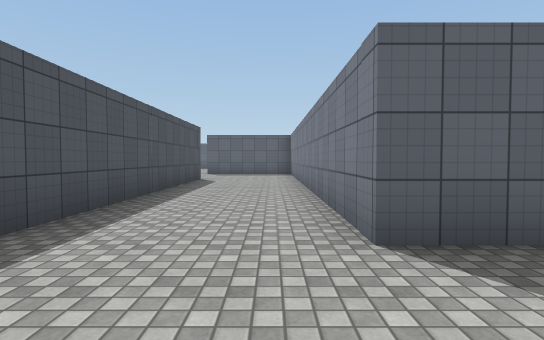
view 1 (above)

21 first-person views from a walk through a 3-D level made in the Unity game engine. The camera is 1.3 m above the floor, tilts 2° down and sees 80° across. The floor is counted in squares, 2 m on a side. Each view is taken from the middle of a square. On the plan, view 1 faces up. The plan holds only what a view shows up to about 10 squares ahead; the rest is blank. The place goes on beyond the plan. The player is left out. Surface patterns are stand-ins for the level's own textures.

view 2
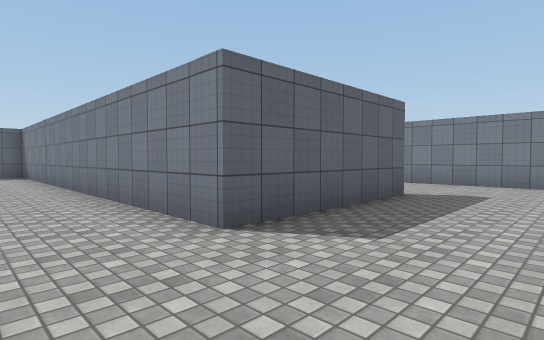

view 3
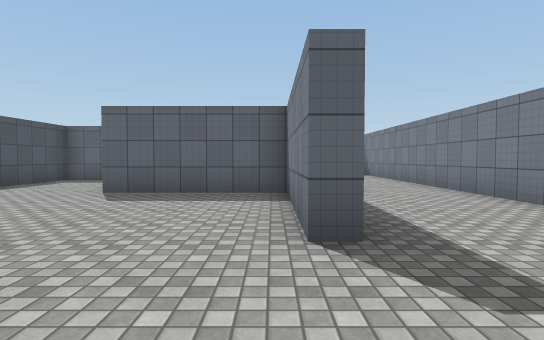

view 4
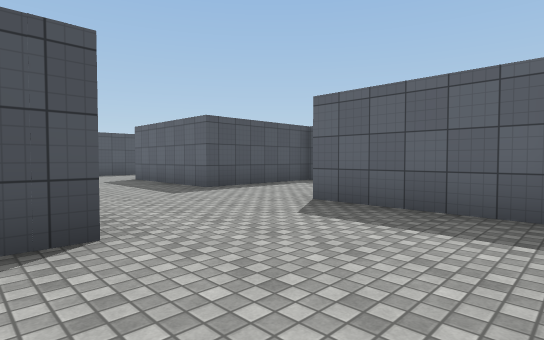

view 5
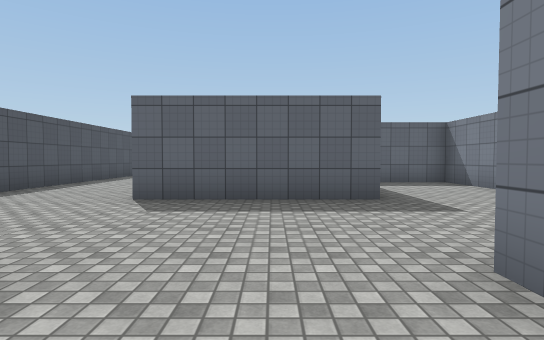

view 6
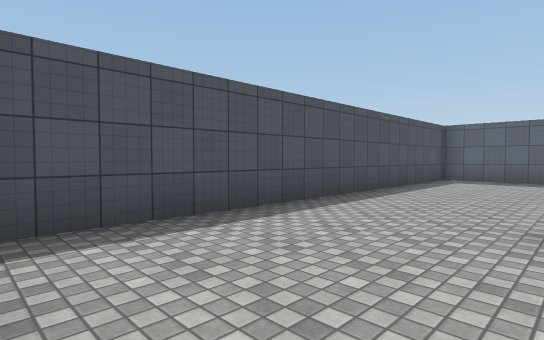

view 7
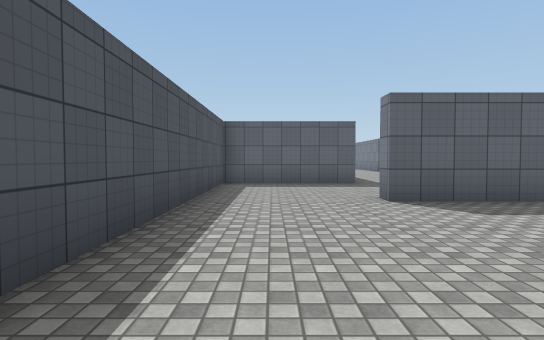

view 8
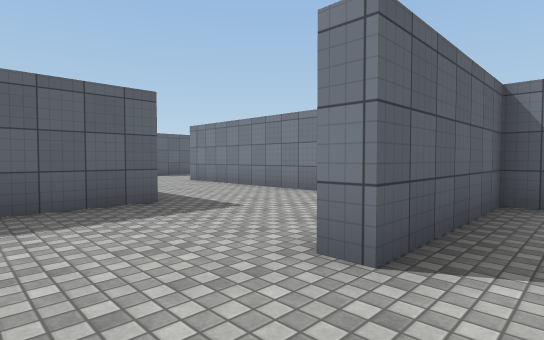

view 9
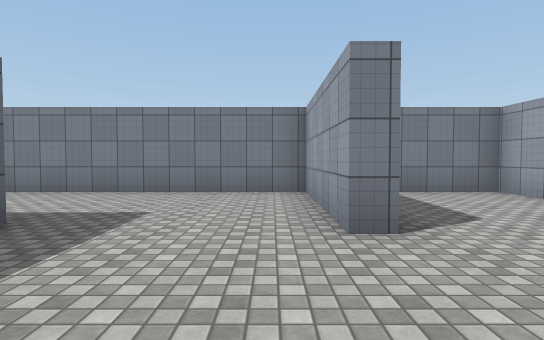

view 10
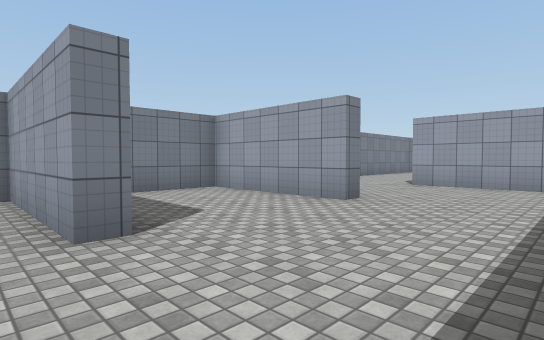

view 11
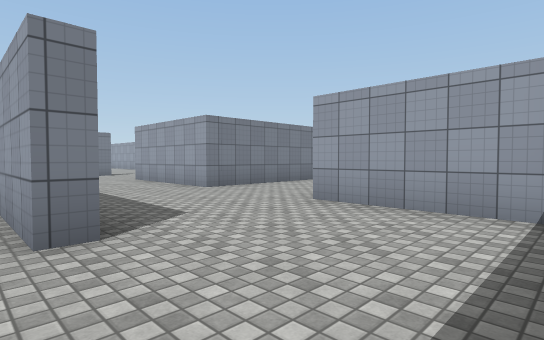

view 12
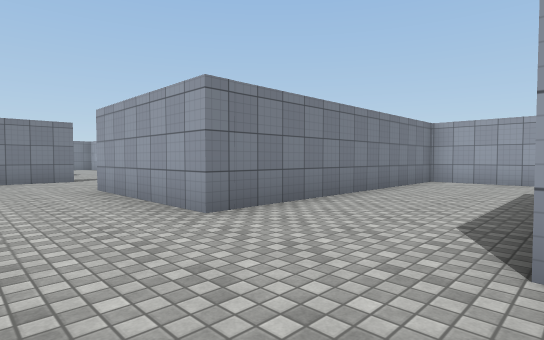

view 13
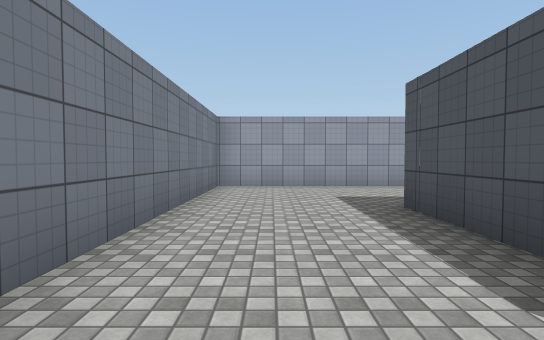

view 14
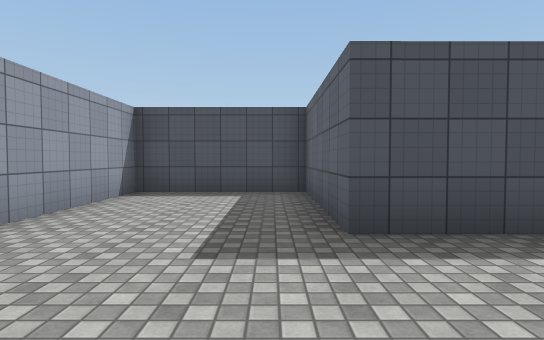

view 15
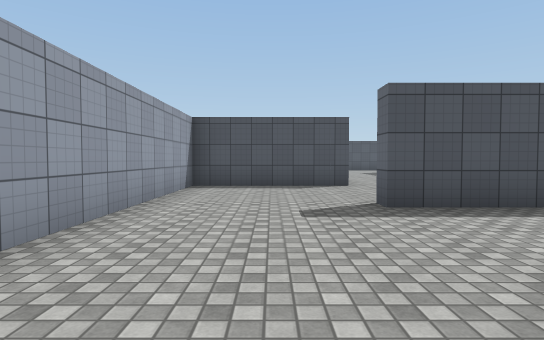

view 16
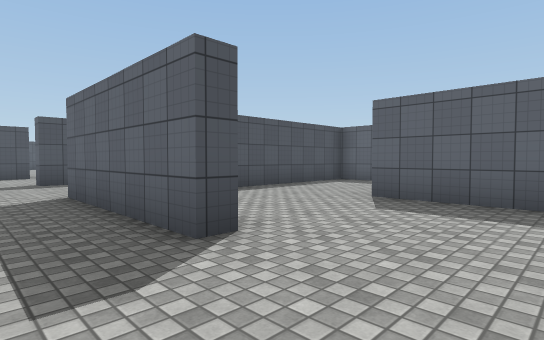

view 17
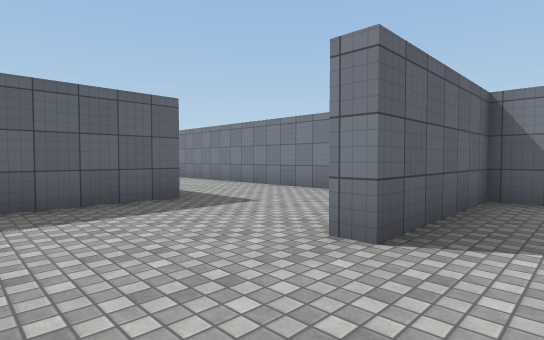

view 18
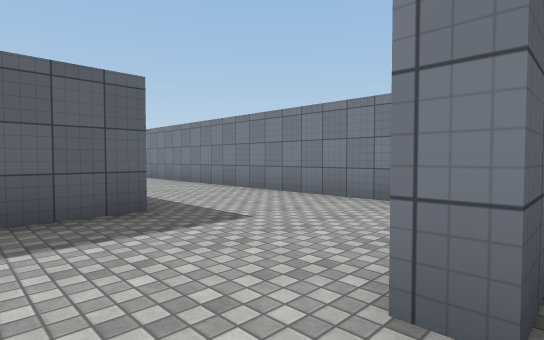

view 19
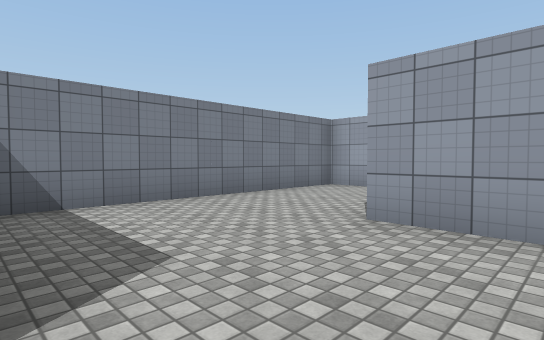

view 20
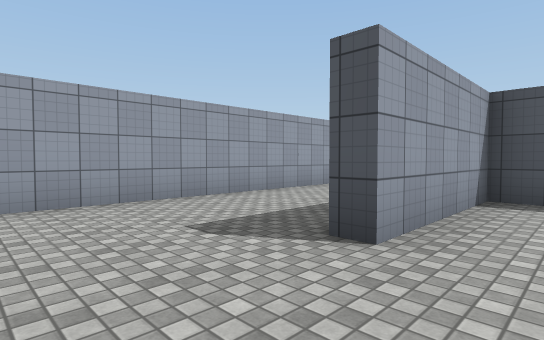

view 21
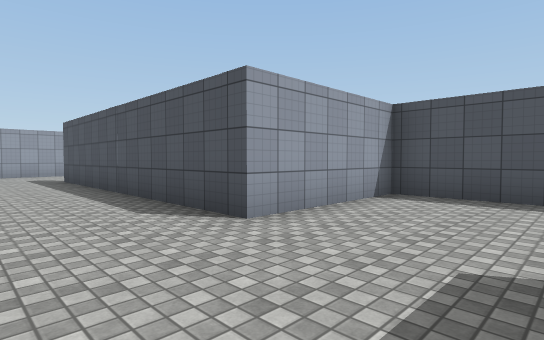

### Floor plan
Points are (right, up) in squares from view 1. A wall is a line through its corners. A room is listed if a view was taken in it or the views show most of it. See-through windows are left out.
Room 1 (views 1, 15, 16, 17, 18, 19, 20)
walls: (4.8, 9.9) (1.8, 9.9); (7.8, 8.1) (7.8, 15.4); (1.2, 9.4) (1.2, 5.6); (1.2, 3.5) (1.2, 2.8) (4.7, 2.8) (4.7, 2.4) (0.8, 2.4); (-0.6, -0.9) (7.8, -0.9) (7.8, 6.2) (4.3, 6.2) (4.3, 6.6)
ways out: opening at (0.5, 0.5) to room 2
Room 2 (views 2, 3, 4, 5, 6, 7, 8, 9, 10, 11, 12, 13, 14, 21)
walls: (-6.2, 7.9) (-6.2, 9.9) (-9.3, 9.9) (-9.3, 6.2) (-13.2, 6.2) (-13.2, 6.6) (-9.7, 6.6) (-9.7, 9.9) (-13.2, 9.9) (-13.2, 10.3) (-9.7, 10.3) (-9.7, 17.9); (-5.8, 12.5) (-5.8, 10.3) (-2.3, 10.3) (-2.3, 2.4) (-2.7, 2.4) (-2.7, 6.2) (-6.2, 6.2); (-12.7, 13.7) (-16.3, 13.7) (-16.3, 3.3); (-12.8, 1) (-12.8, -1.3) (-16.3, -1.3) (-16.3, -4.7) (-9.7, -4.7) (-9.7, 2.8) (-5.8, 2.8) (-5.8, -0.9) (-0.6, -0.9); (-15.7, 2.8) (-12.7, 2.8); (0.8, 2.4) (0.8, 12.4)
ways out: opening at (0.5, 0.5) to room 1

Positions as (right, up) in squares from view 1, and headings:
1: (0, 0), facing up
2: (-1, 0), facing up-right
3: (-3, 0), facing up
4: (-3, 2), facing up-left
5: (-11, 1), facing up
6: (-13, 3), facing up-left
7: (-15, 5), facing up
8: (-15, 9), facing up-right
9: (-16, 11), facing right
10: (-16, 11), facing down-right
11: (-16, 7), facing down-right
12: (-13, 5), facing down-right
13: (-11, 3), facing down
14: (-10, -2), facing left
15: (2, 1), facing left
16: (7, 1), facing up-left
17: (2, 5), facing up-right
18: (3, 6), facing up-right
19: (3, 6), facing down-right
20: (7, 4), facing down-left
21: (0, 13), facing down-left
